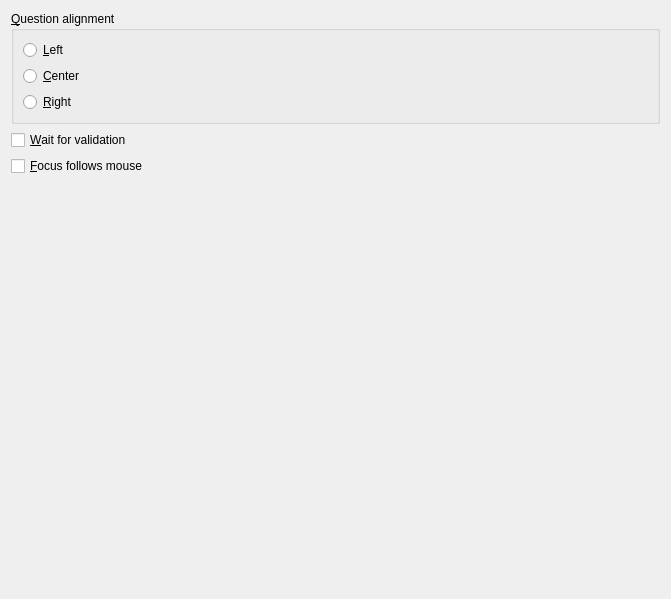
<?xml version="1.0" encoding="UTF-8"?>
<ui version="4.0">
 <class>Options</class>
 <widget class="QWidget" name="Options">
  <property name="geometry">
   <rect>
    <x>0</x>
    <y>0</y>
    <width>671</width>
    <height>599</height>
   </rect>
  </property>
  <layout class="QVBoxLayout" name="verticalLayout_2">
   <item>
    <widget class="KButtonGroup" name="kcfg_questionPlacingScheme">
     <property name="title">
      <string>&amp;Question alignment</string>
     </property>
     <layout class="QVBoxLayout" name="verticalLayout">
      <item>
       <widget class="QRadioButton" name="leftRadio">
        <property name="text">
         <string>&amp;Left</string>
        </property>
       </widget>
      </item>
      <item>
       <widget class="QRadioButton" name="centerRadio">
        <property name="text">
         <string>&amp;Center</string>
        </property>
       </widget>
      </item>
      <item>
       <widget class="QRadioButton" name="rightRadio">
        <property name="text">
         <string>&amp;Right</string>
        </property>
       </widget>
      </item>
     </layout>
    </widget>
   </item>
   <item>
    <widget class="QCheckBox" name="kcfg_waitsForValidation">
     <property name="toolTip">
      <string>Whether to user will have to click &quot;Accept&quot; after choosing an answer or not</string>
     </property>
     <property name="text">
      <string>&amp;Wait for validation</string>
     </property>
    </widget>
   </item>
   <item>
    <widget class="QCheckBox" name="kcfg_focusFollowsMouse">
     <property name="toolTip">
      <string>Whether moving the mouse over answers focus them or not</string>
     </property>
     <property name="text">
      <string>&amp;Focus follows mouse</string>
     </property>
    </widget>
   </item>
   <item>
    <spacer name="verticalSpacer">
     <property name="orientation">
      <enum>Qt::Vertical</enum>
     </property>
     <property name="sizeHint" stdset="0">
      <size>
       <width>20</width>
       <height>40</height>
      </size>
     </property>
    </spacer>
   </item>
  </layout>
 </widget>
 <customwidgets>
  <customwidget>
   <class>KButtonGroup</class>
   <extends>QGroupBox</extends>
   <header>kbuttongroup.h</header>
   <container>1</container>
  </customwidget>
 </customwidgets>
 <resources/>
 <connections/>
</ui>
